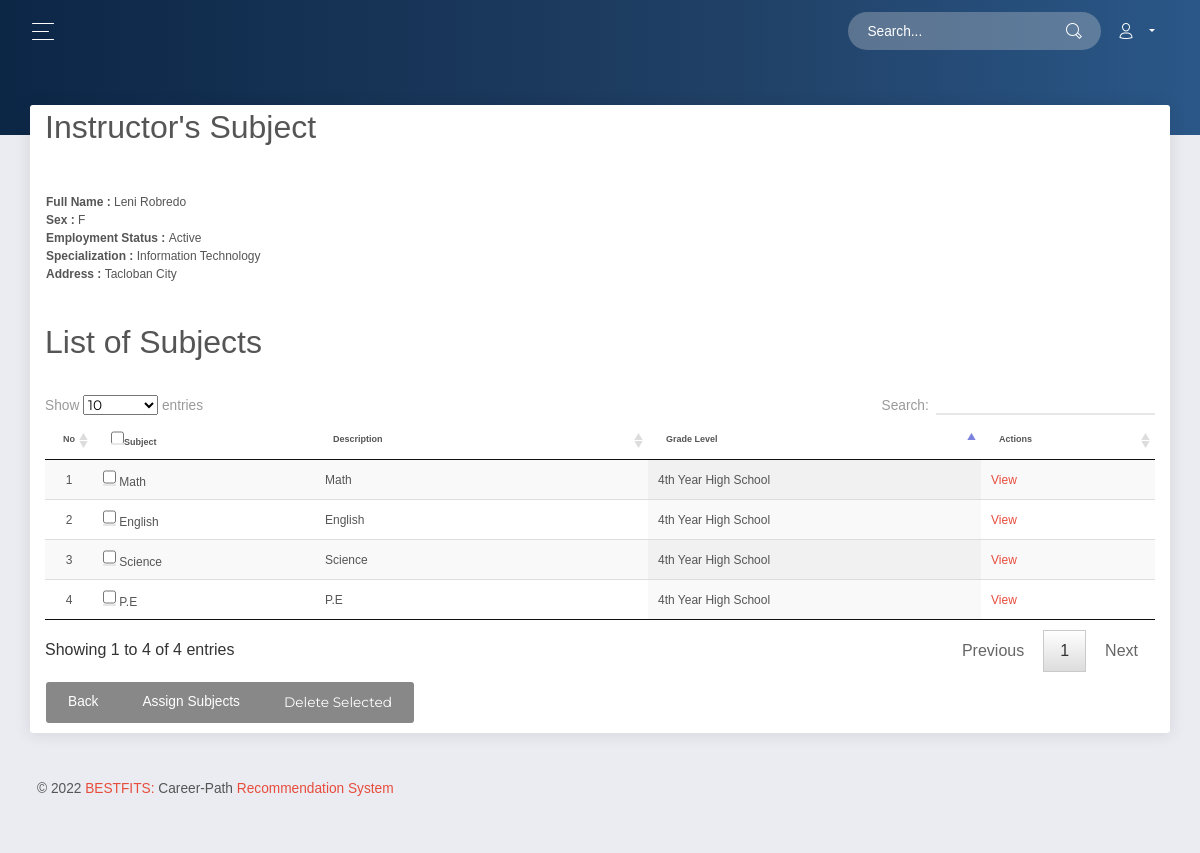
The app's page /admin/modules/instructor/index.php?view=instSubj&instructorId=18 (signed in) with its own data.
### tables this page shows
CREATE TABLE `instructor` (
  `INST_ID` int(30) NOT NULL,
  `INST_FULLNAME` varchar(255) NOT NULL,
  `INST_ADDRESS` varchar(255) NOT NULL,
  `INST_SEX` varchar(20) NOT NULL DEFAULT 'Male',
  `INST_STATUS` varchar(20) NOT NULL DEFAULT 'Single',
  `SPECIALIZATION` text NOT NULL,
  `INST_EMAIL` varchar(255) NOT NULL,
  `EMPLOYMENT_STATUS` varchar(40) NOT NULL DEFAULT 'Probationary'
);

CREATE TABLE `subject` (
  `SUBJ_ID` int(11) NOT NULL,
  `SUBJ_CODE` varchar(30) NOT NULL,
  `SUBJ_DESCRIPTION` varchar(255) NOT NULL,
  `UNIT` int(2) NOT NULL,
  `PRE_REQUISITE` varchar(30) NOT NULL DEFAULT 'None',
  `COURSE_ID` int(11) NOT NULL,
  `AY` varchar(30) NOT NULL,
  `SEMESTER` varchar(20) NOT NULL
);

CREATE TABLE `course` (
  `COURSE_ID` int(11) NOT NULL,
  `COURSE_NAME` varchar(30) NOT NULL,
  `COURSE_LEVEL` int(11) NOT NULL DEFAULT 1,
  `COURSE_MAJOR` varchar(30) NOT NULL DEFAULT 'None',
  `COURSE_DESC` varchar(255) NOT NULL,
  `DEPT_ID` int(11) NOT NULL
);

### admin/modules/instructor/index.php (called while the page is built, shortened)
<?php
require_once '../../theme/templates.php';
?>

### includes/database.php (called while the page is built, shortened)
<?php
class Database {
	var $sql_string = '';
	private $conn;
	public function open_connection() {
		$this->conn = mysqli_connect(DB_SERVER,DB_USER,DB_PASS,DB_NAME);
	}
	function setQuery($sql='') {
		$this->sql_string=$sql;
	}
	function executeQuery() {
		$result = mysqli_query($this->conn,$this->sql_string);
		return $result;
	}
	private function confirm_query($result) {
		return $result;
	}
	function loadResultList( $key='' ) {
		$cur = $this->executeQuery();
		$array = array();
		while ($row = mysqli_fetch_object( $cur )) {
			if ($key) {
				$array[$row->$key] = $row;
			} else {
				$array[] = $row;
			}
		}
		return $array;
	}
	function loadSingleResult() {
		$cur = $this->executeQuery();
		while ($row = mysqli_fetch_object( $cur )) {
			$data = $row;
		}
		return $data;
	}
}
$mydb = new Database();
?>

### includes/instructor.php (called while the page is built, shortened)
<?php
require_once(LIB_PATH.DS.'database.php');
class Instructor {
	protected static $tbl_name = "instructor";
	function single_instructor($id=0){
			global $mydb;
			$mydb->setQuery("SELECT * FROM ".self::$tbl_name." Where INST_ID= {$id} LIMIT 1");
			$cur = $mydb->loadSingleResult();
			return $cur;
	}
}
?>

### admin/modules/instructor/instSubj.php (the view, shortened to what this page needs)
<div class="row">
  <div class="col-12 col-sm-12 col-lg-12">
	<?php
  	 if (isset($_GET['instructorId'])){
			$instructor = new Instructor();
			$cur = $instructor->single_instructor($_GET['instructorId']);
		}
	  ?>
<form class="form-horizontal span4" action="controller.php?action=delsubj" method="POST">
	<div class="panel panel-primary">
	  <div class="panel-heading">
	    <h3 class="panel-title"><span class="glyphicon glyphicon-user"></span> Instructor's Subject </h3>
	  </div>
	  <div class="panel-body">
	   <div class="row" >
     	 <div class="container">
     	  <div class="well" >
    	<form class="form-horizontal span4" action="" method="POST">
    		<table>
		    <tbody>
		     	<tr>
		     		<td>
		     			<p>
				     		<b>Full Name : </b><?php echo (isset($cur)) ? $cur->INST_FULLNAME : 'Fullname' ;?><br/>
				     		<b>Sex : </b><?php echo (isset($cur)) ? $cur->INST_SEX  : 'Sex' ;?><br/>
				     		<b>Employment Status : </b><?php echo (isset($cur)) ? $cur->EMPLOYMENT_STATUS : 'EMPLOYMENT STATUS' ;?><br/>
				     		<b>Specialization : </b><?php echo (isset($cur)) ? $cur->SPECIALIZATION : 'SPECIALIZATION' ;?><br/>
				     		<b>Address : </b><?php echo (isset($cur)) ? $cur->INST_ADDRESS : 'Address' ;?>
		     			</p>
		     		</td>
		     	</tr>
		    </tbody>
			</table>
		</form>
		<br>
		<h3 align="left">List of Subjects</h3>
			    <table id="example" class="display" cellspacing="0" width="100%">
				  <thead>
				  	<tr>
				  		<tr>
				  		<th width="10">No</th>
				  		<th  width="20%" class="bottom"> <input type="checkbox" name="chkall" id="chkall" onclick="return checkall('selector[]');">Subject</th>
				  		<th class="bottom">Description</th>
				 		<th class="bottom">Grade Level</th>
				 		<th class="bottom">Actions</th>
				  	</tr>
				  </thead>
				  <tbody>
				  	<?php
						$mydb->setQuery("SELECT *
								FROM  `subject` s,  `course` c  ,class cl
								WHERE s.`COURSE_ID` = c.`COURSE_ID`
								AND s.`SUBJ_ID`=cl.`SUBJ_ID`
								AND  `INST_ID` = ".$_GET['instructorId']."");
						$cur = $mydb->loadResultlist();
						foreach ($cur as $result) {
					  		echo '<tr>';
					  		echo '<td width="10" align="center"></td>';
		echo '<td width="20%"><input type="checkbox" name="selector[]" id="selector[]" value="'.$result->CLASS_ID. '"/>
				  			'.$result->SUBJ_CODE .'</td>';
					  		echo '<td width="30%">'. $result->SUBJ_DESCRIPTION.'</td>';
					  		echo '<td>'. $result->COURSE_NAME.'</td>';
							echo '<td><a href="index.php?view=class&id='.$result->CLASS_ID.'&instructorId='.$result->INST_ID.'">View</a></td>';
					  		echo '</tr>';
				  		}
				  	?>
				  </tbody>
			</table>
				<div class="btn-group">
				  <a href="index.php" class="btn btn-default">Back</a>
				   <a href="index.php?view=assign&instructorId=<?php  echo (isset($_GET['instructorId'])) ? $_GET['instructorId']: 'ID' ; ?>" class="btn btn-default"><span class="glyphicon glyphicon-plus-sign"></span>  Assign Subjects</a>
				   <button type="submit" class="btn btn-default" name="delete"><span class="glyphicon glyphicon-trash"></span> Delete Selected</button>
				</div>
		</form>
	 </div>
   </div>
  </div>
</div>
</div>

### admin/theme/templates.php (shortened to what this page needs)
<!DOCTYPE html>
<html lang="en">
<head>
  <link rel="stylesheet" href="https://use.fontawesome.com/releases/v5.7.1/css/all.css">
  <link href="<?php echo WEB_ROOT; ?>plugins/assets/css/bootstrap.min.css" rel="stylesheet" />
  <link href="<?php echo WEB_ROOT; ?>plugins/assets/css/now-ui-dashboard.css?v=1.3.0" rel="stylesheet" />
  <link href="<?php echo WEB_ROOT; ?>plugins/assets/demo/demo.css" rel="stylesheet" />
  <link href="<?php echo WEB_ROOT; ?>css/bootstrap-datetimepicker.min.css" rel="stylesheet" media="screen">
  <link href="<?php echo WEB_ROOT; ?>css/dataTables.bootstrap.css" rel="stylesheet" media="screen">
  <link rel="stylesheet" type="text/css" href="<?php echo WEB_ROOT; ?>css/jquery.dataTables.css">
</head>
  <div class="wrapper ">
    <div class="main-panel" id="main-panel">
      <nav class="navbar navbar-expand-lg navbar-transparent  bg-primary  navbar-absolute">
        <div class="container-fluid">
          <div class="navbar-wrapper">
            <div class="navbar-toggle">
              <button type="button" class="navbar-toggler">
                <span class="navbar-toggler-bar bar1"></span>
                <span class="navbar-toggler-bar bar2"></span>
                <span class="navbar-toggler-bar bar3"></span>
              </button>
            </div>
          </div>
          <div class="collapse navbar-collapse justify-content-end" id="navigation">
            <form>
              <div class="input-group no-border">
                <input type="text" value="" class="form-control" placeholder="Search...">
                <div class="input-group-append">
                  <div class="input-group-text">
                    <i class="now-ui-icons ui-1_zoom-bold"></i>
                  </div>
                </div>
              </div>
            </form>
            <ul class="navbar-nav">
              <li class="nav-item dropdown">
                <a class="nav-link dropdown-toggle" id="navbarDropdownMenuLink" data-toggle="dropdown" aria-haspopup="true" aria-expanded="false">
                  <i class="now-ui-icons users_single-02"></i>
                </a>
              </li>
            </ul>
          </div>
        </div>
      </nav>
        <div class="panel-header panel-header-sm">
      </div>
<div class="content">
  <div class="row">
    <div class="col-md-12">
      <div class="card">
       <div class="container">
        <?php require_once $content;?>
       </div>
        </div>
    </div>
  </div>
      <footer class="footer">
        <div class="container-fluid">
          <div class="copyright" id="copyright">
            &copy;
            <a href="#" target="_blank">BESTFITS:</a> Career-Path
            <a href="https://www.creative-tim.com" target="_blank">Recommendation System</a>
          </div>
        </div>
      </footer>
</body>
</html>

### admin/theme/templates.php (style rules this page uses)
table { font-size: 9px; }
table tr td { font-size: 12px; }

### records on screen
instructor: INST_FULLNAME "Leni Robredo", INST_SEX "F", EMPLOYMENT_STATUS "Active", SPECIALIZATION "Information Technology", INST_ADDRESS "Tacloban City"
subject: SUBJ_CODE "Math", SUBJ_DESCRIPTION "Math", COURSE_ID.COURSE_NAME "4th Year High School"
subject: SUBJ_CODE "English", SUBJ_DESCRIPTION "English", COURSE_ID.COURSE_NAME "4th Year High School"
subject: SUBJ_CODE "Science", SUBJ_DESCRIPTION "Science", COURSE_ID.COURSE_NAME "4th Year High School"
subject: SUBJ_CODE "P.E", SUBJ_DESCRIPTION "P.E", COURSE_ID.COURSE_NAME "4th Year High School"
